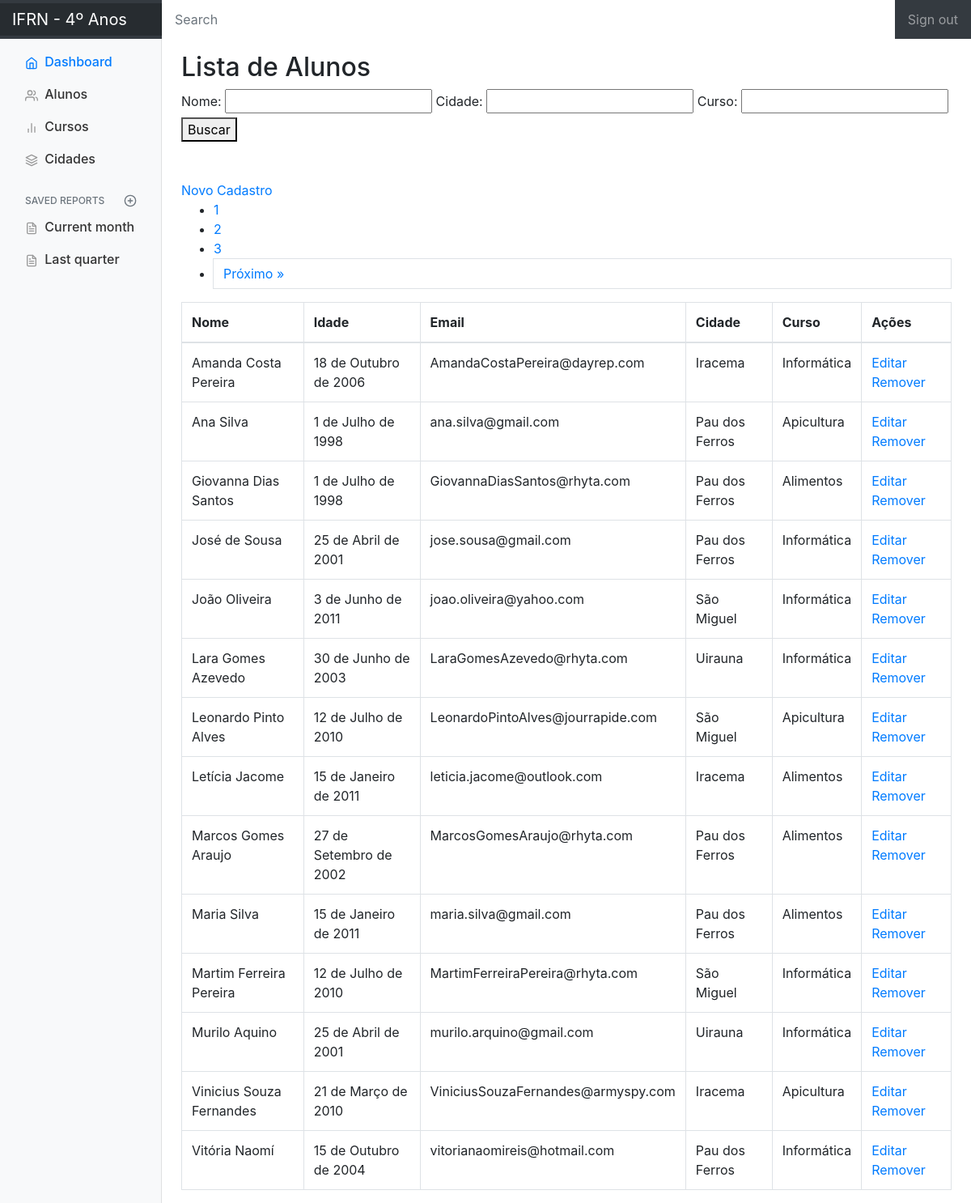
The page /aluno/listar on the database its author committed.
### aluno/models.py (models this page shows, shortened)
class Aluno(models.Model):
    nome_aluno = models.CharField(max_length = 150)
    endereco = models.CharField(max_length = 250)
    email = models.EmailField()
    cidade = models.ForeignKey(Cidade, on_delete = models.CASCADE)
    curso = models.ForeignKey(Curso, on_delete = models.CASCADE)
    data_nascimento = models.DateField(blank = True, null = True)

class Cidade(models.Model):
    nome = models.CharField(max_length = 100)
    sigla_estado = models.CharField(max_length = 2)

class Curso(models.Model):
    nome = models.CharField(max_length = 100)

### aluno/views.py (the view)
# urls.py: path('aluno/listar', aluno_listar, name='aluno_listar'),
def aluno_listar(request):
    alunos = Aluno.objects.all().order_by('nome_aluno')
    nome_aluno =  request.GET.get('nome_aluno')
    cidade = request.GET.get('cidade')
    curso = request.GET.get('curso')
    if nome_aluno:
        alunos = alunos.filter(nome_aluno__icontains=nome_aluno)
    if cidade:
        alunos = alunos.filter(cidade__nome=cidade)
    if curso:
        alunos = alunos.filter(curso__nome=curso)
    paginator = Paginator(alunos, 5)
    pagina = request.GET.get('page')
    page_obj = paginator.get_page(pagina)
    context ={
        'alunos':alunos,
        'page_obj': page_obj,
        'nome_aluno': request.GET.get('nome_aluno', ''),
        'cidade': request.GET.get('cidade', ''),
        'curso': request.GET.get('curso', '')
    }
    return render(request, "aluno/alunos.html",context)

### aluno/templates/aluno/alunos.html (shortened to what this page needs)
{% extends 'base.html' %}
{% block center %}
    <h2> Lista de Alunos</h2>
    <form class="mb-5" action="" method="GET">
        <label>Nome:</label>
        <input type="text" name="nome_aluno">
        <label>Cidade:</label>
        <input type="text" name="cidade">
        <label>Curso:</label>
        <input type="text" name="curso">
        <button type="submit">Buscar</button>
    </form>
    <a href="{% url 'aluno_criar' %}">Novo Cadastro</a>
    <table class="table table-bordered">
        <thead>
        <tr>
            <th>Nome</th>
            <th>Idade</th>
            <th>Email</th>
            <th>Cidade</th>
            <th>Curso</th>
            <th>Ações</th>
        </tr>
        </thead>
        <tbody>
        {% for obj in alunos %}
            <tr>
                <td>{{ obj.nome_aluno }}</td>
                <td>{{ obj.data_nascimento }}</td>
                <td>{{ obj.email }}</td>
                <td>{{ obj.cidade.nome }}</td>
                <td>{{ obj.curso.nome }}</td>
                <td>
                    <a href="{% url 'aluno_editar' id=obj.id %}">Editar</a>
                    <a href="{% url 'aluno_remover' id=obj.id %}">Remover</a>
                </td>
            </tr>
        {% endfor %}
        <ul>
            {% for p in page_obj.paginator.page_range %}
            <li>
                <a href="?page={{ p }}&nome{{ nome_aluno }}&cidade{{ cidade }}&curso{{ curso }}">{{ p }}</a>
            </li>
            {% endfor %}
            {% if page_obj.has_next %}
            <li>
                <a href="?page={{ page_obj.next_page_number }}&nome{{ nome_aluno }}&cidade{{ cidade }}&curso{{ curso }}" class="page-link">Próximo &raquo;</a>
            </li>
            {% endif %}
        </ul>
    </tbody>
</table>
{% endblock %}

### templates/base.html (shortened to what this page needs)
{% load static %}
<!DOCTYPE html>
<html lang="en">
<head>
    <link href="{% static 'css/dashboard.css' %}" rel="stylesheet">
    <link rel="stylesheet" href="https://getbootstrap.com/docs/4.0/dist/css/bootstrap.min.css"
>
</head>
<body>
<nav class="navbar navbar-dark sticky-top bg-dark flex-md-nowrap p-0">
    <a class="navbar-brand col-sm-3 col-md-2 mr-0" href="#">IFRN - 4º Anos</a>
    <input class="form-control form-control-dark w-100" type="text" placeholder="Search" aria-label="Search">
    <ul class="navbar-nav px-3">
        <li class="nav-item text-nowrap">
            <a class="nav-link" href="">Sign out</a>
        </li>
    </ul>
</nav>
<div class="container-fluid">
    <div class="row">
        <nav class="col-md-2 d-none d-md-block bg-light sidebar">
            <div class="sidebar-sticky">
                <ul class="nav flex-column">
                    <li class="nav-item">
                        <a class="nav-link active" href="{% url 'index' %}">
                            Dashboard <span class="sr-only">(current)</span>
                        </a>
                    </li>
                    <li class="nav-item">
                        <a class="nav-link" href="{% url 'aluno_listar' %}">
                            Alunos
                        </a>
                    </li>
                    <li class="nav-item">
                        <a class="nav-link" href="#">
                            Cursos
                        </a>
                    </li>
                    <li class="nav-item">
                        <a class="nav-link" href="#">
                            Cidades
                        </a>
                    </li>
                </ul>
                <h6 class="sidebar-heading d-flex justify-content-between align-items-center px-3 mt-4 mb-1 text-muted">
                    <span>Saved reports</span>
                    <a class="d-flex align-items-center text-muted" href="#">
                    </a>
                </h6>
                <ul class="nav flex-column mb-2">
                    <li class="nav-item">
                        <a class="nav-link" href="#">
                            Current month
                        </a>
                    </li>
                    <li class="nav-item">
                        <a class="nav-link" href="#">
                            Last quarter
                        </a>
                    </li>
                </ul>
            </div>
        </nav>
        <main role="main" class="col-md-9 ml-sm-auto col-lg-10 pt-3 px-4">
            {% block center %}
            {% endblock %}
        </main>
    </div>
</div>
</body>
</html>

### static/css/dashboard.css (style rules this page uses)
body { font-size: .875rem; }
.feather { width: 16px; height: 16px; vertical-align: text-bottom; }
.sidebar { position: fixed; top: 0; bottom: 0; left: 0; z-index: 100; padding: 0; box-shadow: inset -1px 0 0 rgba(0, 0, 0, .1); }
.sidebar-sticky { position: -webkit-sticky; position: sticky; top: 48px; height: calc(100vh - 48px); padding-top: .5rem; overflow-x: hidden; overflow-y: auto; }
.sidebar .nav-link { font-weight: 500; color: #333; }
.sidebar .nav-link .feather { margin-right: 4px; color: #999; }
.sidebar .nav-link.active { color: #007bff; }
.sidebar .nav-link:hover .feather, .sidebar .nav-link.active .feather { color: inherit; }
.sidebar-heading { font-size: .75rem; text-transform: uppercase; }
.navbar-brand { padding-top: .75rem; padding-bottom: .75rem; font-size: 1rem; background-color: rgba(0, 0, 0, .25); box-shadow: inset -1px 0 0 rgba(0, 0, 0, .25); }
.navbar .form-control { padding: .75rem 1rem; border-width: 0; border-radius: 0; }
.form-control-dark { color: #fff; background-color: rgba(255, 255, 255, .1); border-color: rgba(255, 255, 255, .1); }

### rows shown on the page
Aluno: nome_aluno "Amanda Costa Pereira", data_nascimento "18 de Outubro de 2006", email "AmandaCostaPereira@dayrep.com", cidade.nome "Iracema", curso.nome "Informática"
Aluno: nome_aluno "Ana Silva", data_nascimento "1 de Julho de 1998", email "ana.silva@gmail.com", cidade.nome "Pau dos Ferros", curso.nome "Apicultura"
Aluno: nome_aluno "Giovanna Dias Santos", data_nascimento "1 de Julho de 1998", email "GiovannaDiasSantos@rhyta.com", cidade.nome "Pau dos Ferros", curso.nome "Alimentos"
Aluno: nome_aluno "José de Sousa", data_nascimento "25 de Abril de 2001", email "jose.sousa@gmail.com", cidade.nome "Pau dos Ferros", curso.nome "Informática"
Aluno: nome_aluno "João Oliveira", data_nascimento "3 de Junho de 2011", email "joao.oliveira@yahoo.com", cidade.nome "São Miguel", curso.nome "Informática"
Aluno: nome_aluno "Lara Gomes Azevedo", data_nascimento "30 de Junho de 2003", email "LaraGomesAzevedo@rhyta.com", cidade.nome "Uirauna", curso.nome "Informática"
Aluno: nome_aluno "Leonardo Pinto Alves", data_nascimento "12 de Julho de 2010", email "LeonardoPintoAlves@jourrapide.com", cidade.nome "São Miguel", curso.nome "Apicultura"
Aluno: nome_aluno "Letícia Jacome", data_nascimento "15 de Janeiro de 2011", email "leticia.jacome@outlook.com", cidade.nome "Iracema", curso.nome "Alimentos"
Aluno: nome_aluno "Marcos Gomes Araujo", data_nascimento "27 de Setembro de 2002", email "MarcosGomesAraujo@rhyta.com", cidade.nome "Pau dos Ferros", curso.nome "Alimentos"
Aluno: nome_aluno "Maria Silva", data_nascimento "15 de Janeiro de 2011", email "maria.silva@gmail.com", cidade.nome "Pau dos Ferros", curso.nome "Alimentos"
Aluno: nome_aluno "Martim Ferreira Pereira", data_nascimento "12 de Julho de 2010", email "MartimFerreiraPereira@rhyta.com", cidade.nome "São Miguel", curso.nome "Informática"
Aluno: nome_aluno "Murilo Aquino", data_nascimento "25 de Abril de 2001", email "murilo.arquino@gmail.com", cidade.nome "Uirauna", curso.nome "Informática"
Aluno: nome_aluno "Vinicius Souza Fernandes", data_nascimento "21 de Março de 2010", email "ViniciusSouzaFernandes@armyspy.com", cidade.nome "Iracema", curso.nome "Apicultura"
Aluno: nome_aluno "Vitória Naomí", data_nascimento "15 de Outubro de 2004", email "vitorianaomireis@hotmail.com", cidade.nome "Pau dos Ferros", curso.nome "Informática"

### other values the page prints
{{ p }} "1" "2" "3"
